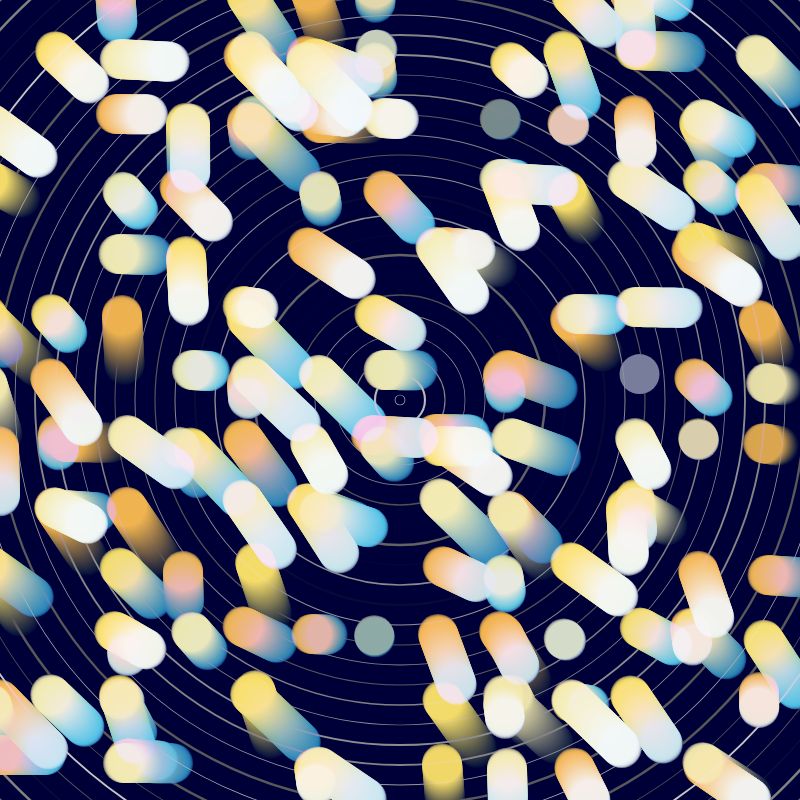
Frame 1 (no input)
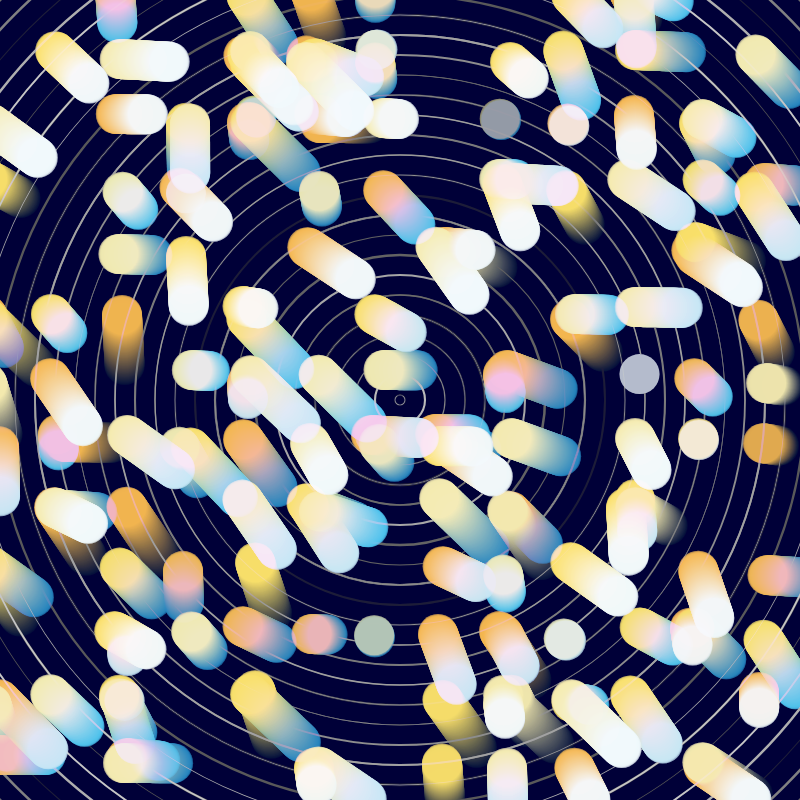
Frame 2 (the mouse pressed at the canvas centre, redrawn once)

The p5.js sketch that drew these frames (run headless with seeded random() and noise() and a simulated clock; the mouse was pressed at the canvas centre and the sketch redrawn once):

// p5.js sketch
// ── sketch.js
var cnv;

let step;
let x;
let y;
let c;

let si;

let test;
let testArr = [];

let yellow =['rgba(246, 184, 80, 0.85)','rgba(251, 225, 106, .85)','rgba(246, 236, 176, 0.85)'];
let randColy;

let yellow2 =['rgba(246, 184, 80, 0.5)','rgba(251, 225, 106, .5)','rgba(246, 236, 176, 0.5)'];
let randColy2;

let blue = ['rgba(6, 19, 60, 0.5)','rgba(33, 131, 192, 0.5)','rgba(73, 193, 239, 0.5)','rgba(198, 231, 248, 0.5)','rgba(240, 249, 254, 0.5)']
let randColb;
let blue2 = ['rgba(6, 19, 60, 0.2)','rgba(33, 131, 192, 0.2)','rgba(73, 193, 239, 0.2)','rgba(198, 231, 248, 0.2)','rgba(240, 249, 254, 0.2)']
let randColb2;






function centerCanvas(){
  var Xwindow = (windowWidth-width)/2;
  var Ywindow = (windowHeight-height)/2;
  cnv.position(Xwindow,Ywindow);
}

function setup() {
  cnv = createCanvas(800,800);
  centerCanvas();
  clear();

  background("#000038");
  blendMode(LIGHTEST);

  randColb = random(blue.length);
  randColb = floor(randColb);

  randColy2 = random(yellow2.length);
  randColy2 = floor(randColy2);

  randColb2 = random(blue2.length);
  randColb2 = floor(randColb2);



  for(let i = 0; i<170; i++){
    testArr.push(new gradientLine(random(0,width),random(0,height),40));
  }

 

}

function windowResized(){
  centerCanvas();
}





function draw() {

  

  for(let i = 0; i < 170; i++){
    testArr[i].gradient();
  }

  

  for (let si = 10; si < 1500; si = si + 40){
    noFill();
    stroke(random(200.255));
    strokeWeight(random(.6,2.5));
    ellipse(400,400,si,si);
  
  }
  noLoop();
 

 

}

function gradient(){
}


class gradientLine{
  constructor(x1,y1,size){
    
   randColb = random(blue.length);
   randColb = floor(randColb);

   randColy2 = random(yellow2.length);
   randColy2 = floor(randColy2);

    this.x1 = x1;
    this.y1= y1;
    this.x2 = x1 + -50|50;
    this.y2 = y1 + -50|50;


    this.c1 = color(blue[randColb]);
    this.c2 = color(yellow2[randColy2]);
    this.size = size;
    

   
  }

  gradient(){

   let d = dist(this.x1,this.y1,this.x2,this.y2);




    for (let i = 0; i < d; i++){
    

     let step = map(i, 0, d, 0, 1);
     let x = lerp(this.x1, this.x2, step);
     let y = lerp(this.y1, this.y2, step);
     let c = lerpColor(this.c1, this.c2, step);
     fill(c);
     noStroke();
     ellipse(x,y,this.size,this.size);
    

    }
  }
}
